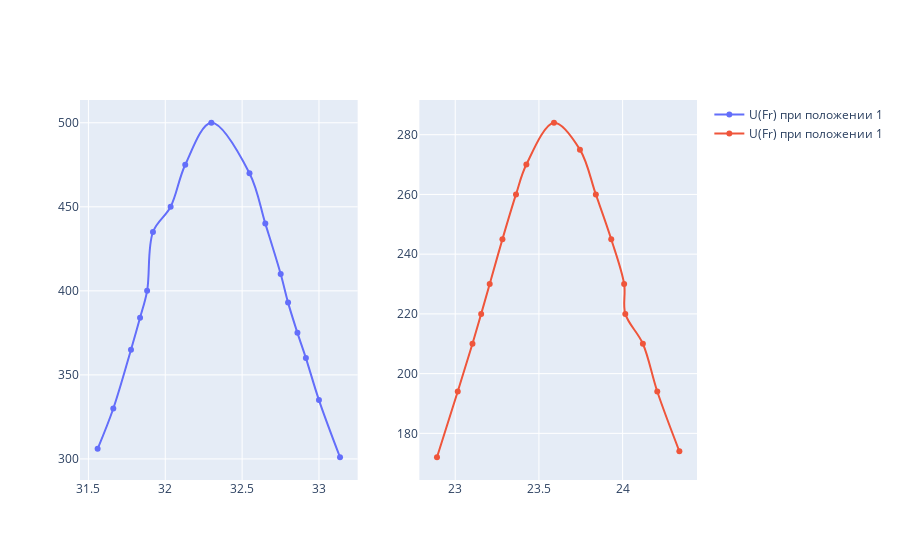

Here is the notebook cell this chart was saved with:
### Markdown cell above
Ниже два графика, один просто по данным, его можно на один рисунок, описание библиотеки: plotly.com/python

### Code cell
afc_data = data.iloc[:,4:8]
fig = make_subplots(rows=1,cols=2)
fig.add_trace(go.Scatter(x=afc_data.fn_1/1000, y=afc_data.un_1,
                         mode='lines+markers',
                         name='U(Fr) при положении 1',
                         line_shape='spline')
              ,row = 1,col = 1)
fig.add_trace(go.Scatter(x=afc_data.fn_3/1000, y=afc_data.un_3,
                         mode='lines+markers',
                         name='U(Fr) при положении 1',
                         line_shape='spline')
              ,row = 1,col = 2)

### Figure 1 — Plotly figure (JSON) as saved in the notebook; plotly's stock layout.template omitted (floating-point values rounded to 4 significant figures)
{"data": [{"line": {"shape": "spline"}, "mode": "lines+markers", "name": "U(Fr) при положении 1", "type": "scatter", "x": [31.56, 31.66, 31.78, 31.84, 31.88, 31.92, 32.03, 32.13, 32.3, 32.55, 32.65, 32.75, 32.8, 32.86, 32.91, 33, 33.14], "xaxis": "x", "y": [306, 330, 365, 384, 400, 435, 450, 475, 500, 470, 440, 410, 393, 375, 360, 335, 301], "yaxis": "y"}, {"line": {"shape": "spline"}, "mode": "lines+markers", "name": "U(Fr) при положении 1", "type": "scatter", "x": [24.34, 24.21, 24.12, 24.02, 24.01, 23.93, 23.84, 23.75, 23.59, 23.43, 23.36, 23.28, 23.21, 23.16, 23.1, 23.02, 22.89], "xaxis": "x2", "y": [174, 194, 210, 220, 230, 245, 260, 275, 284, 270, 260, 245, 230, 220, 210, 194, 172], "yaxis": "y2"}], "layout": {"xaxis": {"anchor": "y", "domain": [0, 0.45]}, "xaxis2": {"anchor": "y2", "domain": [0.55, 1]}, "yaxis": {"anchor": "x", "domain": [0, 1]}, "yaxis2": {"anchor": "x2", "domain": [0, 1]}}}
